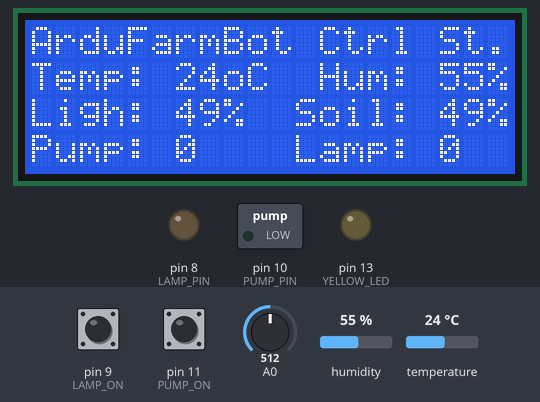
Recording of a sketch running on a simulated Arduino Nano, built with avr-gcc and run on an emulated ATmega328P. On the bench: 20×4 character LCD, switched loads named in the sketch (green lamp = pin HIGH), output pins drawn as LEDs (lit = HIGH). Dashed ring = blinking. The inputs (shaded band) are chosen by the test bench; at power-on: pin 9 (LAMP_ON) HIGH, pin 11 (PUMP_ON) HIGH, A0 = 512, humidity 55 %, temperature 24 °C. Pins used as bus, display or sensor lines are not drawn; what the sketch prints to the serial monitor is not drawn.

Above: at 2.7 s.
2.8 s: pin 9 (LAMP_ON) pulled LOW for 1 s
At 3.19 s:
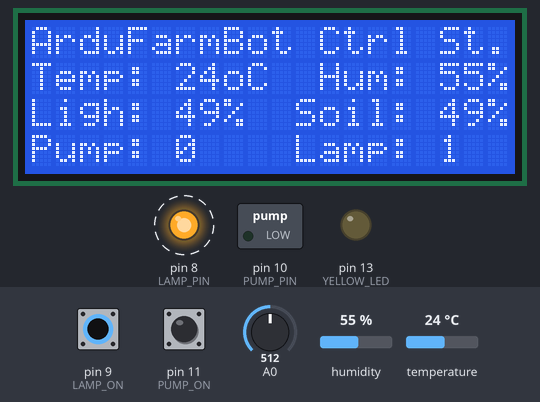
5.3 s: pin 11 (PUMP_ON) pulled LOW for 3.2 s
At 5.58 s:
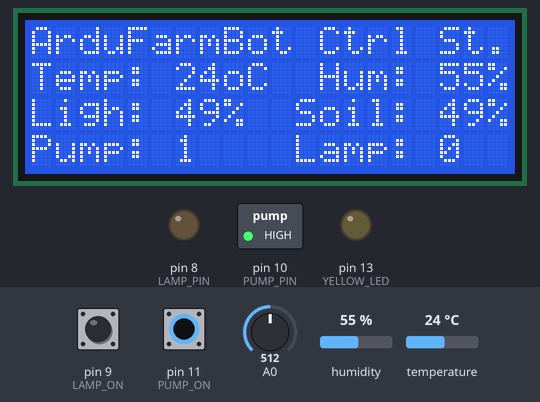
10.0 s: pin 11 (PUMP_ON) pulled LOW for 0.15 s
At 10.7 s:
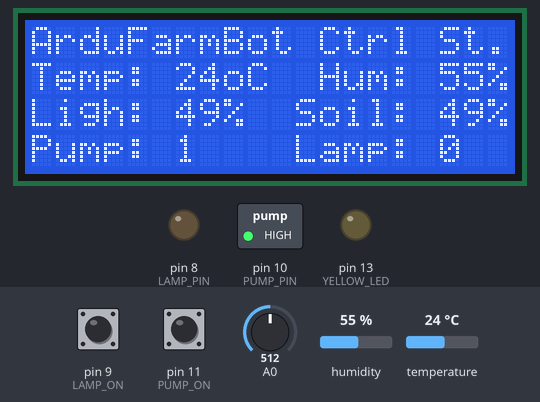
11.6 s: pin 9 (LAMP_ON) pulled LOW for 1 s
At 11.96 s:
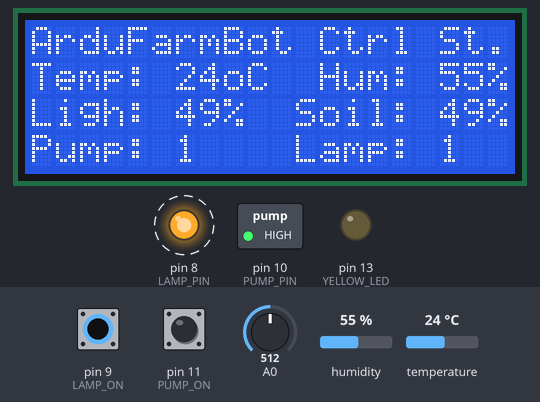
15.6 s: pin 9 (LAMP_ON) pulled LOW for 3.2 s
At 19.8 s:
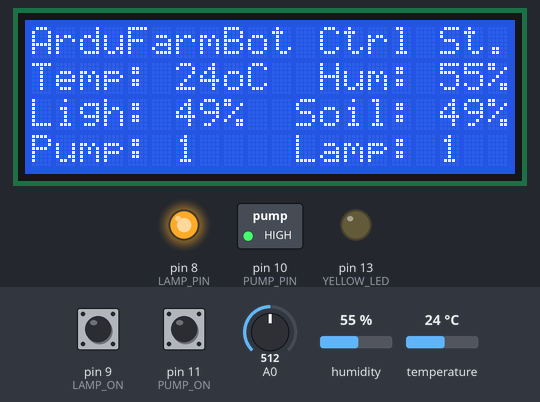
Timing chart, 0 to 21.3 s (numbered marks = the images above; inputs shaded):
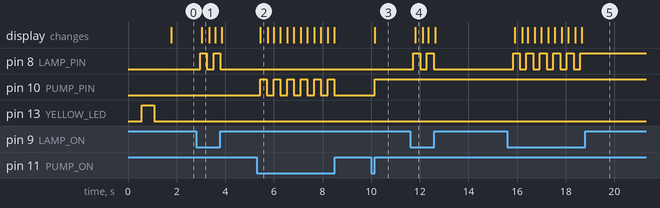

The sketch:

Ardufarmbot1_Local_Station.ino
```cpp
/****************************************************************
 * Sensors/Actuators Local station
 *       DHT-22 sensor (pin D4) to read temperature and humidity values
 *       LDR Sensor (Pin A0) used as luminosity Sensor ==> 0% full dark to 100% full light
 *       SoilSensor Reading soil Moisture (Humidity) in % at Nano Pin A1. VCC sensor connected to D7 and GND to D6
 *       Actuators: Pump/LED Red (Pin 10) and Lamp (Pin 8)
 *   ==> 2 buttons for local activation of Pump (Pin 11) and Lamp (Pin 9)
 *   ==> I2C LCD 4/20 for local monitoring (SDA ==> NANO Pin A4  SCL ==> NANO Pin A5)
 *
 * MJRoBot 22Aug16
 ****************************************************************/

// Include DHT Library
#include <DHT.h>

// Including Libraries for I2C LCD
#include <Wire.h>
#include <LiquidCrystal_I2C.h>

// Sensor definitions
#define DHTPIN 5         // DHT data pin connected to Arduino pin 5
#define DHTTYPE DHT22    // DHT 22 (if your sensor is the DHT 11, only change this line by: #define DHTTYPE DHT11)
#define LDR_PIN 0        // used for Luminosity (LDR) Sensor Input
#define SOIL_MOIST_PIN 1 // used for Soil Moisture Sensor Input
#define SMS_VCC 7 // used for Soil Moisture Sensor "Power Supply" (VCC)
#define SMS_GND 6 // used for Soil Moisture Sensor "GND"

// Actuators: Buttons and LEDs
#define PUMP_ON 11  //push-button
#define PUMP_PIN 10
#define LAMP_ON 9  //push-button
#define LAMP_PIN 8

// Alert LED
#define YELLOW_LED 13

// Variables to be used by Sensor
int tempDHT;
int humDHT;
int lumen;
int soilMoist;

// Variables to be used by Actuators
boolean pumpStatus = 0;
boolean lampStatus = 0;

// Variables to be used with timers
long sampleTimingSeconds = 300; // ==> Define Sample time in seconds to read sensores
long startTiming = 0;
long elapsedTime = 0;

// Initialize the DHT sensor
DHT dht(DHTPIN, DHTTYPE);

// Initialize LCD
LiquidCrystal_I2C lcd(0x27, 20, 4); // Set the LCD address to 0x27 for a 20 chars and 4 line display (use I2C scan to confirm address)


void setup()
{
  pinMode(PUMP_PIN, OUTPUT);
  pinMode(LAMP_PIN, OUTPUT);
  pinMode(YELLOW_LED, OUTPUT);
  pinMode(PUMP_ON, INPUT_PULLUP); // Button
  pinMode(LAMP_ON, INPUT_PULLUP); // Button
  pinMode(SMS_VCC,OUTPUT);
  pinMode(SMS_GND,OUTPUT);

  Serial.begin(9600);
  Serial.println("ArduFarmBot Local Station Test");
  dht.begin();
  lcd.begin();
  readSensors(); // innitial reading
  startTiming = millis(); // starting the "program clock"
}

void loop()
{
  // Start timer for measurements
  elapsedTime = millis()-startTiming;

  readLocalCmd(); //Read local button status
  showDataLCD();

  if (elapsedTime > (sampleTimingSeconds*1000))
  {
    readSensors();
    //printData();
    startTiming = millis();

  }
}

/****************************************************************
* Read local commands (Pump and Lamp buttons are normally "HIGH"):
****************************************************************/
void readLocalCmd()
{
  int digiValue = debounce(PUMP_ON);
  if (!digiValue)
  {
    pumpStatus = !pumpStatus;
    showDataLCD();
    aplyCmd();
  }

  digiValue = debounce(LAMP_ON);
  if (!digiValue)
  {
    lampStatus = !lampStatus;
    showDataLCD();
    aplyCmd();
  }
}

/***************************************************
* Receive Commands and act on actuators
****************************************************/
void aplyCmd()
{
    if (pumpStatus == 1) digitalWrite(PUMP_PIN, HIGH);
    if (pumpStatus == 0) digitalWrite(PUMP_PIN, LOW);

    if (lampStatus == 1) digitalWrite(LAMP_PIN, HIGH);
    if (lampStatus == 0) digitalWrite(LAMP_PIN, LOW);
}

/***************************************************
* Read data from Sensors
****************************************************/
void readSensors(void)
{
  tempDHT = dht.readTemperature();   //Read temperature and humidity values from DHT sensor:
  humDHT = dht.readHumidity();
  lumen = getLumen(LDR_PIN);
  soilMoist = getSoilMoist();
}

/***************************************************
* Capture luminosity data: 0% full dark to 100% full light
****************************************************/
int getLumen(int anaPin)
{
  int anaValue = 0;
  for(int i = 0; i < 10; i++) // read sensor 10X ang get the average
  {
    anaValue += analogRead(anaPin);
    delay(50);
  }

  anaValue = anaValue/10; //Light under 300; Dark over 800
  anaValue = map(anaValue, 1023, 0, 0, 100); //LDRDark:0  ==> light 100%

  return anaValue;
}

/***************************************************
* Capture soil Moisture data
****************************************************/
int getSoilMoist()
{
  int i = 0;
  int anaValue = 0;
  for(i = 0; i < 1; i++) // read sensor i times and get the average
  {
    digitalWrite(YELLOW_LED, HIGH);
    digitalWrite(SMS_VCC,LOW);   // drive a current through the divider in one direction
    digitalWrite(SMS_GND,HIGH);
    delay(500);   // wait a moment for capacitance effects to settle
    anaValue += analogRead(SOIL_MOIST_PIN);
    //Serial.println (anaValue/(i+1));

    digitalWrite(YELLOW_LED, LOW);
    digitalWrite(SMS_VCC,HIGH);   // reverse the current
    digitalWrite(SMS_GND,LOW);
    delay(500);   // give as much time in 'reverse' as in 'forward'
    digitalWrite(SMS_VCC,LOW);   // stop the current
    //delay (3000);
  }
    digitalWrite(SMS_VCC,LOW);   // stop the current

  anaValue = anaValue/(i);
  anaValue = map(anaValue, 1015, 3, 0, 100); //1015:0 (en el air) ==> 003:100% (poniendo un "short circuit)
  Serial.println (anaValue);
  return anaValue;
}

/***************************************************
* Showing capured data at Serial Monitor
****************************************************/
void printData(void)
{
  Serial.print("   Temp DHT ==> ");
  Serial.print(tempDHT);
  Serial.print("oC  Hum DHT ==> ");
  Serial.print(humDHT);
  Serial.print("%  Luminosity ==> ");
  Serial.print(lumen);
  Serial.print("%  Soil Moisture ==> ");
  Serial.print(soilMoist);
  Serial.print("%  Pump: ");
  Serial.print(pumpStatus);
  Serial.print("    Lamp: ");
  Serial.println(lampStatus);
}

/***************************************************
* Showing capured data at LCD
****************************************************/
void showDataLCD(void)
{
  lcd.setCursor (0,0);
  lcd.print("ArduFarmBot Ctrl St.");
  lcd.setCursor (0,1);
  lcd.print("Temp: ");
  lcd.print(tempDHT);
  lcd.print("oC  Hum: ");
  lcd.print(humDHT);
  lcd.print("%  ");
  lcd.setCursor (0,2);
  lcd.print("Ligh: ");
  lcd.print(lumen);
  lcd.print("%");
  lcd.print("  Soil: ");
  lcd.print(soilMoist);
  lcd.print("%");
  lcd.setCursor (0,3);
  lcd.print("Pump: ");
  lcd.print(pumpStatus);
  lcd.print("    Lamp: ");
  lcd.print(lampStatus);
  lcd.setCursor (0,0);
}


/***************************************************
* Debouncing a key
****************************************************/
boolean debounce(int pin)
{
  boolean state;
  boolean previousState;
  const int debounceDelay = 60;

  previousState = digitalRead(pin);
  for(int counter=0; counter< debounceDelay; counter++)
  {
    delay(1);
    state = digitalRead(pin);
    if(state != previousState)
    {
      counter =0;
      previousState = state;
    }
  }
  return state;
}
```

Measured:
- after the input at 2.8 s, pin 8 (LAMP_PIN): alternates HIGH for 0.28 s and LOW for 0.28 s, 4 changes in all, then stays LOW, starting after 0.16 s; the display: changes after 0.24 s (image 1)
- after the input at 5.3 s, pin 10 (PUMP_PIN): alternates HIGH for 0.28 s and LOW for 0.28 s, 12 changes in all, then stays LOW, starting after 0.14 s; the display: changes after 0.14 s (image 2)
- after the input at 10.0 s, pin 10 (PUMP_PIN): LOW → HIGH after 0.16 s; the display: changes after 0.16 s (image 3)
- after the input at 11.6 s, pin 8 (LAMP_PIN): alternates HIGH for 0.28 s and LOW for 0.28 s, 4 changes in all, then stays LOW, starting after 0.14 s; the display: changes after 0.22 s (image 4)
- after the input at 15.6 s, pin 8 (LAMP_PIN): alternates HIGH for 0.28 s and LOW for 0.28 s, 11 changes in all, then stays HIGH, starting after 0.23 s; the display: changes after 0.31 s (image 5)
